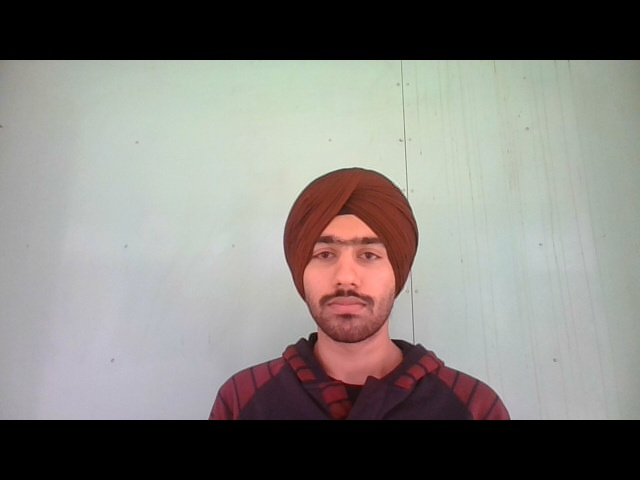
#> input picture FaceRecognition attendance system/trainingImages/18105063/frame0.jpg, 640 x 480 px; its folder holds only this picture in this run
$ python -i faceRecognition.py   (imports and definitions only)
#> lines starting #> are read from the running program, lines starting #| are printed output that depends on the picture
import cv2
import os
import numpy as np


# This module contains all common functions that are called in train.py file
# function - faceDetection(test_img)               returns - faces, gray_img
# function - labels_for_training_data(directory)   returns - faces, faceID
# function - train_classifier(faces, faceID)       returns - face_recognizer
# function - draw_rect(test_img, face)             returns - NIL
# function - put_text(test_img, text, x, y)        returns - NIL


def FaceAligner(test_img):
    eye_haar_cascade = cv2.CascadeClassifier('HaarCascade/haarcascade_eye.xml')
    face, gray = faceDetection(test_img)
    for (x, y, w, h) in face:
        roi_gray = gray[y:y + h, x:x + w]
        roi_color = test_img[y:y + h, x:x + w]
        eyes = eye_haar_cascade.detectMultiScale(roi_gray, scaleFactor=1.32, minNeighbors=5)
        left_eye = eyes[0]
        right_eye = eyes[1]

        (fx, fy, fw, fh) = (x, y, w, h)
        (lex, ley, lew, leh) = left_eye
        (rex, rey, rew, reh) = right_eye

        rx = lex - fx
        ry = fy + fh - (ley + leh)

        lx = rex - (fx + fw/2)
        ly = fy + fh - (rey + reh)


        eyeXdis = (lx + w / 2 + lew / 2) - (rx + rew / 2)
        eyeYdis = (ly + leh / 2) - (ry + reh / 2)
        angle_rad = np.arctan(eyeYdis / eyeXdis)
        # convert rad to degree
        angle_degree = angle_rad * 180 / np.pi

        # Find the center of the image
        image_center = tuple(np.array(gray_chunk.shape) / 2)
        rot_mat = cv2.getRotationMatrix2D(image_center, angle_degree, 1.0)
        rotated_image = cv2.warpAffine(gray_chunk, rot_mat, gray_chunk.shape, flags=cv2.INTER_LINEAR)


# Given an image below function returns rectangle for face detected along with gray scale image
def faceDetection(test_img):
    gray_img = cv2.cvtColor(test_img, cv2.COLOR_BGR2GRAY)  # convert color image to grayscale
    face_haar_cascade = cv2.CascadeClassifier('HaarCascade/haarcascade_frontalface_default.xml')  # Load haar classifier
    faces = face_haar_cascade.detectMultiScale(gray_img, scaleFactor=1.32, minNeighbors=5)  # detectMultiScale returns
    # rectangles
    return faces, gray_img


# Given a directory below function returns part of gray_img which is face alongwith its label/ID
# directory --> folders/subdir --> files
def labels_for_training_data(directory):
    faces = []
    faceID = []

    for path, subdirnames, filenames in os.walk(directory):
        for filename in filenames:  # iterating on all the files in directory
            if filename.startswith("."):
                print("Skipping system file")  # Skipping files that startwith .
                continue

            id = os.path.basename(path)  # fetching subdirectory names
            img_path = os.path.join(path, filename)  # fetching image path
            print("img_path:", img_path)
            print("id:", id)
            test_img = cv2.imread(img_path)  # loading each image one by one
            if test_img is None:
                print("Image not loaded properly")
                continue
            faces_rect, gray_img = faceDetection(test_img)  # Calling faceDetection function to return faces detected in
            # particular image

            # during training only one face should be detected, otherwise training will be erroneous
            if len(faces_rect) != 1:
                continue  # Since we are assuming only single person images are being fed to classifier
            (x, y, w, h) = faces_rect[0]
            roi_gray = gray_img[y:y + w, x:x + h]  # cropping region of interest i.e. face area from grayscale image
            faces.append(roi_gray)
            faceID.append(int(id))
    return faces, faceID


# Below function trains haar classifier and takes faces,faceID returned by previous function as its arguments
def train_classifier(faces, faceID):
    print(dir(cv2.face))
    face_recognizer = cv2.face.LBPHFaceRecognizer_create(radius=1, neighbors=8, grid_x=8, grid_y=8)
    face_recognizer.train(faces, np.array(faceID))
    return face_recognizer


# Below function draws bounding boxes around detected face in image
def draw_rect(test_img, face):
    (x, y, w, h) = face
    cv2.rectangle(test_img, (x, y), (x + w, y + h), (255, 0, 0), thickness=3)


# Below function writes name of person for detected label
def put_text(test_img, text, x, y):
    cv2.putText(test_img, text, (x, y), cv2.FONT_HERSHEY_DUPLEX, 2, (255, 0, 0), 4)

>>> import cv2
>>> picture = cv2.imread('18105063/frame0.jpg')
#> picture is the input picture: shape (480, 640, 3); mean B, G, R 125.2, 129.4, 132
>>> result = FaceAligner(picture)
#> in faceDetection, `gray_img = cv2.cvtColor(test_img, cv2.COLOR_BGR2GRAY)`:
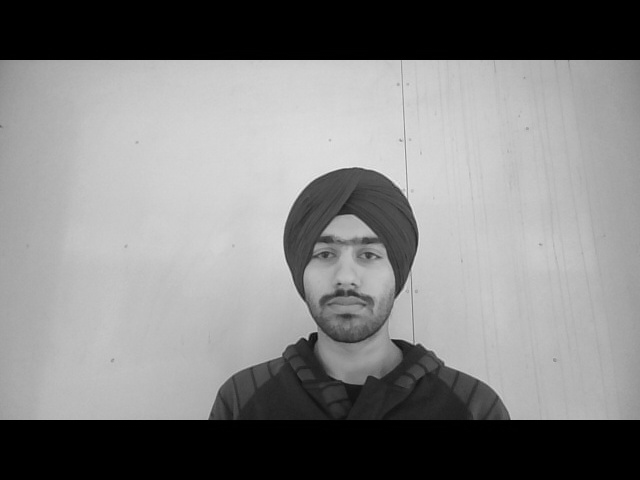
#> gray_img: shape (480, 640); min 0, max 237, mean 129.7
#> in faceDetection, `faces = face_haar_cascade.detectMultiScale(gray_img, scaleFactor=1.32,..`: faces = [[282, 207, 132, 132]]
#> the loop in FaceAligner, `for (x, y, w, h) in face:` made 1 pass
#> (x, y, w, h, fx, fy, fw, fh) on pass 1: (282, 207, 132, 132, 282, 207, 132, 132)
#> pass 1, in FaceAligner, `roi_gray = gray[y:y + h, x:x + w]`:
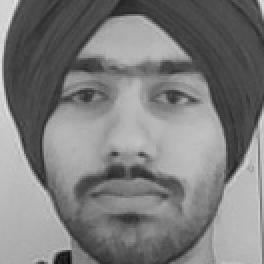
#> roi_gray: shape (132, 132) (shown 2 times larger); min 11, max 225, mean 124.4
#> pass 1, in FaceAligner, `roi_color = test_img[y:y + h, x:x + w]`:
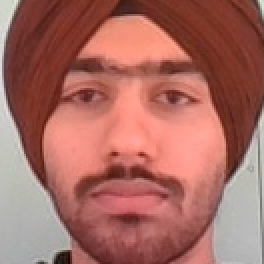
#> roi_color: shape (132, 132, 3) (shown 2 times larger); mean B, G, R 98.3, 107.1, 168.1
#> (the run stopped early here; a loop or call above may not have finished)
